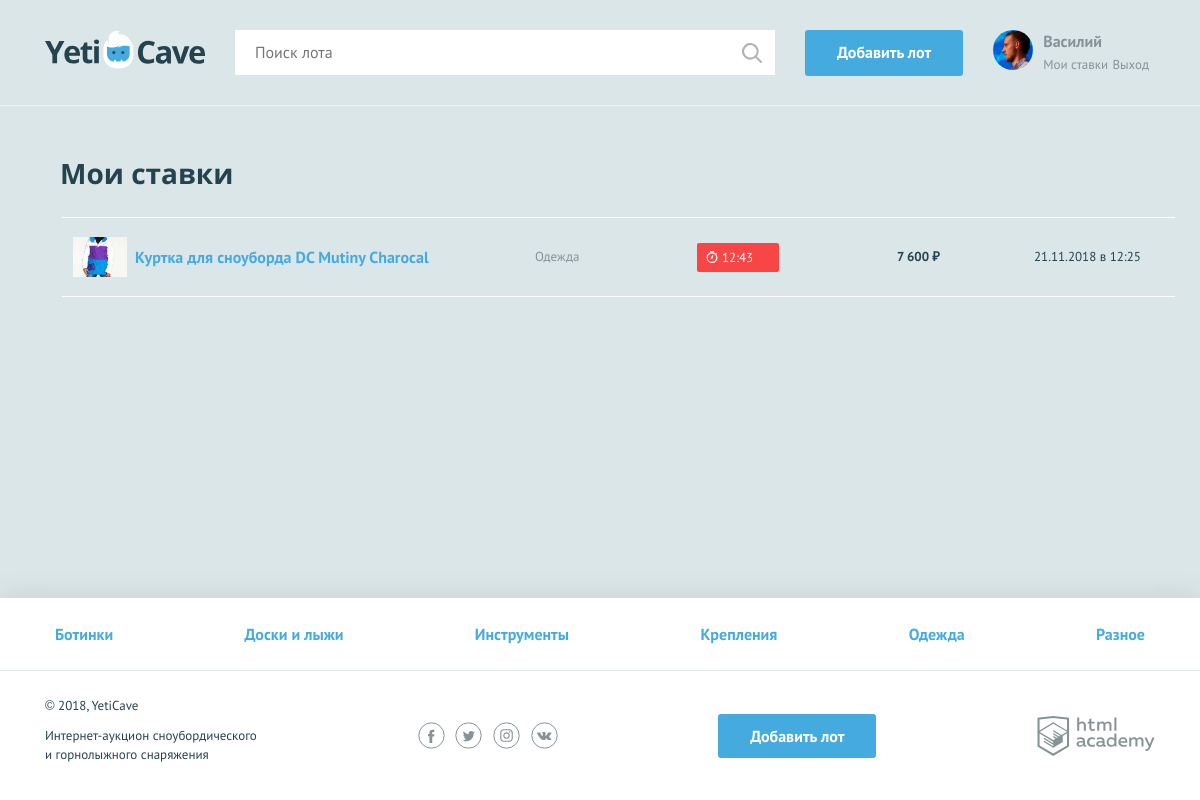
The app's page /my_bets.php (signed in), older data.
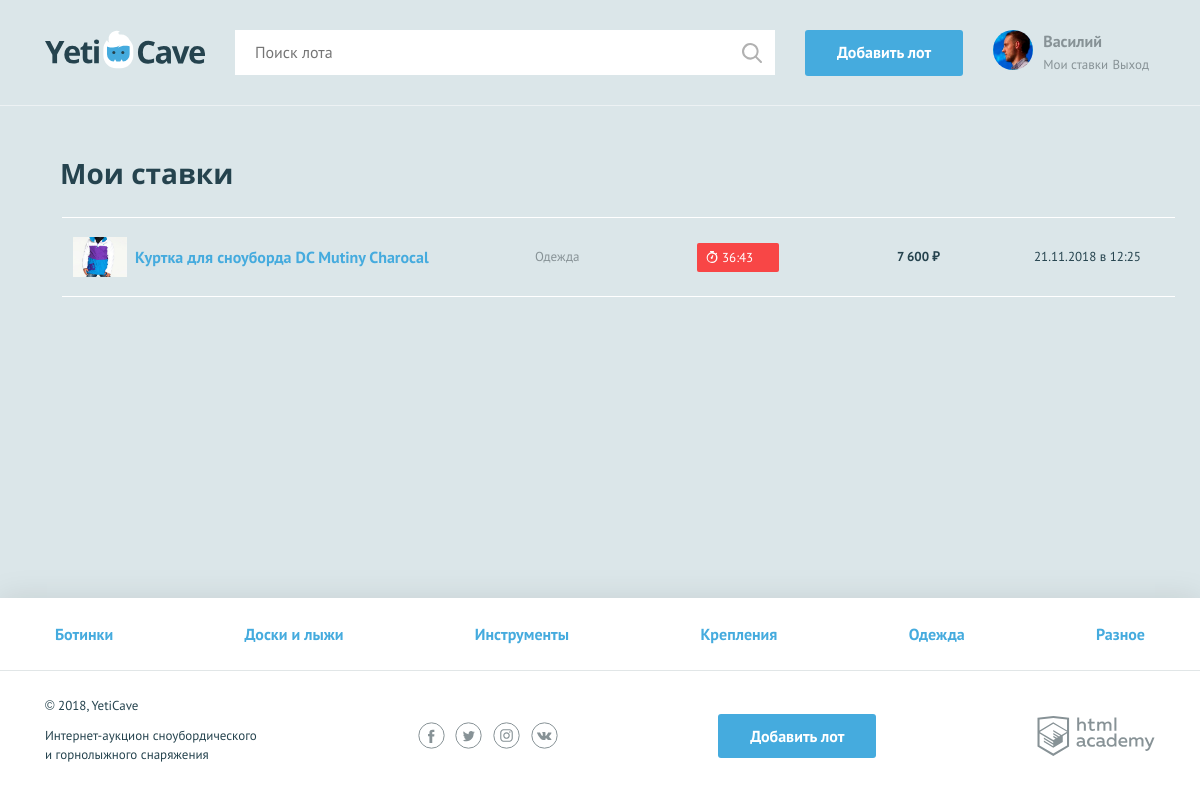
The same page, newer data.
### tables this page shows
CREATE TABLE `bets` (
  `id` INT UNSIGNED AUTO_INCREMENT PRIMARY KEY,
  `add_date` TIMESTAMP DEFAULT CURRENT_TIMESTAMP,
  `lot_id` INT UNSIGNED NOT NULL,
  `user_id` INT UNSIGNED NOT NULL,
  `bet_amount` INT UNSIGNED NOT NULL
);

CREATE TABLE `lots` (
  `id` INT UNSIGNED AUTO_INCREMENT PRIMARY KEY,
  `creation_date` TIMESTAMP DEFAULT CURRENT_TIMESTAMP,
  `author_id` INT UNSIGNED NOT NULL,
  `category_id` INT UNSIGNED NOT NULL,
  `title` VARCHAR(255) NOT NULL,
  `desc` TEXT NOT NULL,
  `picture` VARCHAR(255) NOT NULL,
  `start_price` INT UNSIGNED NOT NULL,
  `completion_date` TIMESTAMP DEFAULT CURRENT_TIMESTAMP,
  `step` INT UNSIGNED NOT NULL,
  `winner_id` INT UNSIGNED
);

CREATE TABLE `categories` (
  `id` INT UNSIGNED AUTO_INCREMENT PRIMARY KEY,
  `title` VARCHAR(128) NOT NULL UNIQUE
);

### functions.php (called while the page is built, shortened)
<?php
function include_template($name, $data) {
    $name = 'templates/' . $name;
    extract($data);
    require $name;
    $result = ob_get_clean();
    return $result;
}
function cost_formatting($cost) {
    $cost = ceil($cost);
    if ($cost >= 1000) {
        $cost = number_format($cost,0,'',' ');
    }
    $cost .= ' ₽';
    return $cost;
}
function lottime_left($val) {
    $time_left = strtotime($val) - time();
    $hours = floor($time_left / 3600);
    $minutes = floor(($time_left % 3600) / 60);
    $time_left = $hours . ':' . $minutes;
    return $time_left;
}
function get_bets_by_user_id($connect, $user_id) {
    $sql = 'SELECT lots.`id` AS `lot_id`, lots.`title` AS `lot_title`, lots.`picture`, categories.`title` AS `category_title`, lots.`completion_date`,`bet_amount`, bets.`add_date`, lots.`winner_id`, users.`contacts` FROM bets '
         . 'INNER JOIN lots ON bets.`lot_id` = lots.`id` '
         . 'INNER JOIN users ON lots.`author_id` = users.`id` '
         . 'INNER JOIN categories ON lots.`category_id` = categories.`id` '
         . 'WHERE bets.`user_id` =' .$user_id;
    $result = mysqli_query($connect, $sql);
    if ($result) {
        $bets = mysqli_fetch_all($result, MYSQLI_ASSOC);
        return $bets;
    }
}
function add_time_of_bet($val) {
    $time = strtotime('now');
    $interval = $time - strtotime($val);
    if ($interval > 86400) {
        $add_time = date('d.m.Y в H:i', strtotime($val));
    }
    return $add_time;
}

### templates/layout.php (the view, shortened to what the changed rows need)
<!DOCTYPE html>
<html lang="ru">
<head>
    <link href="css/normalize.min.css" rel="stylesheet">
    <link href="css/style.css" rel="stylesheet">
</head>
<body>
<div class="page-wrapper">
    <main class="container">
        <?=$content;?>
    </main>
</div>
</body>
</html>

### templates/my_bets.php (shortened to what the changed rows need)
<section class="rates container">
    <h2>Мои ставки</h2>
    <?php if (!empty($bets)): ?>
        <table class="rates__list">
            <?php foreach ($bets as $val): ?>
                <?php $classname = (int)$val['winner_id'] === (int)$user_id ? 'rates__item--win' : ''; ?>
                <tr class="rates__item <?=$classname;?>">
                    <td class="rates__info">
                        <div class="rates__img">
                            <img src="<?=$val['picture'];?>" width="54" height="40" alt="<?=htmlspecialchars($val['lot_title']);?>">
                        </div>
                        <div>
                            <h3 class="rates__title"><a href="lot.php?id=<?=$val['lot_id'];?>"><?=htmlspecialchars($val['lot_title']);?></a></h3>
                        </div>
                    </td>
                    <td class="rates__category">
                        <?=$val['category_title'];?>
                    </td>
                    <td class="rates__timer">
                        <?php if ((int)$val['winner_id'] === (int)$user_id): ?>
                            <div class="timer timer--win">Ставка выиграла</div>
                        <?php elseif (!empty($val['winner_id']) && (int)$val['winner_id'] !== (int)$user_id): ?>
                            <div class="timer timer--win">Торги окончены</div>
                        <?php else : ?>
                            <div class="timer timer--finishing">
                                <?=lottime_left($val['completion_date'])?>
                            </div>
                        <?php endif; ?>
                    </td>
                    <td class="rates__price">
                        <?=cost_formatting(htmlspecialchars($val['bet_amount']))?>
                    </td>
                    <td class="rates__time">
                        <?=add_time_of_bet($val['add_date']);?>
                    </td>
                </tr>
            <?php endforeach; ?>
        </table>
    <?php else: ?>
        <h2>Вы пока не сделали ни одной ставки</h2>
    <?php endif; ?>
</section>

Row changes from the older to the newer data that the page shows:
changed through a linked row, bets "Куртка для сноуборда DC Mutiny Charocal": lot.completion_date "12:43" → "36:43"
